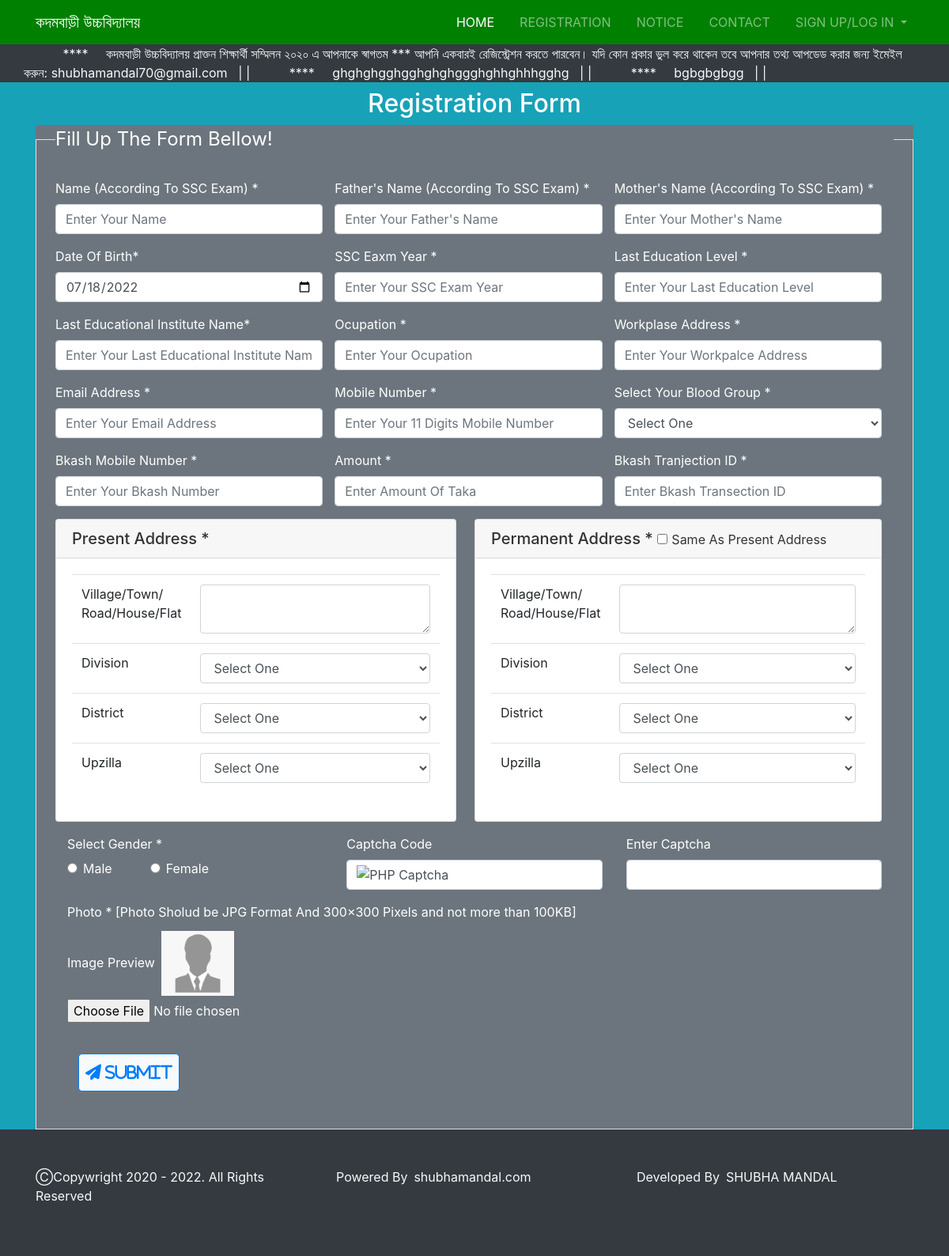
Page /src/insert.php on the committed database.
### tables this page shows
CREATE TABLE `news` (
  `id` int(11) NOT NULL,
  `title` varchar(50) NOT NULL,
  `news_description` varchar(500) NOT NULL,
  `date` datetime NOT NULL DEFAULT current_timestamp()
);

### src/insert.php (the view, shortened to what this page needs)
<?php
include("header.php");
?>
<section id="information" class="form bg-info">
  <div class="container ">
      <div class="row">
          <div class="col-md-12">
             <h2 class="mt-2 text-center text-white">Registration Form </h2>
              <form action="store.php" method="POST" onsubmit="return valid()" class="bg-secondary text-white" enctype="multipart/form-data">
                <fieldset class="border p-4">
                  <legend style="color:white ">
                    Fill Up The Form Bellow!
                  </legend>
                  <div class="form-group  m-o clearfix">
                    <div class="form-group col-md-4 float-left ml-0 pl-0">
                    <label for="name">Name <span class="text-white">(According To SSC Exam)</span> <span class="text-denger">*</span></label>
                    <input type="text" class="form-control"  name="name" id="name"  placeholder="Enter Your Name ">
                  </div>
                  <div class="form-group col-md-4 float-left ml-0 pl-0">
                    <label for="father_name">Father's Name <span class="text-white">(According To SSC Exam)</span> <span class="text-denger">*</span></label>
                    <input type="text" class="form-control"  name="father_name" id="father_name" placeholder="Enter Your Father's Name">
                    </div>
                    <div class="form-group col-md-4 float-left ml-0 pl-0">
                    <label for="mother_name">Mother's Name <span class="text-white">(According To SSC Exam)</span> <span class="text-denger">*</span></label>
                    <input type="text" class="form-control"  name="mother_name" id="mother_name" placeholder="Enter Your Mother's Name">
                    </div>
            </div>
            <div class="form-group  m-o clearfix">
              <div class="form-group col-md-4 float-left ml-0 pl-0">
                  <label for="dob">Date Of Birth<span class="text-denger">*</span></label>
                  <input type="date"  class="form-control"  name="dob" id="dob" value="<?php echo date('Y-m-d')?>">
              </div>
              <div class="form-group col-md-4 float-left ml-0 pl-0">
                  <label for="exam">SSC Eaxm Year <span class="text-denger">*</span></label>
                  <input type="text" class="form-control"  name="exam" id="exam" placeholder="Enter Your SSC Exam Year">
              </div>
              <div class="form-group col-md-4 float-left ml-0 pl-0">
                  <label for="last_edu">Last Education Level <span class="text-denger">*</span></label>
                  <input type="text" class="form-control"  name="last_edu" id="last_edu" placeholder="Enter Your Last Education Level">
              </div>
            </div>
            <div class="form-group  m-o clearfix">
              <div class="form-group col-md-4 float-left ml-0 pl-0">
                  <label for="last_edu_ins">Last Educational Institute Name<span class="text-denger">*</span></label>
                  <input type="text"  class="form-control"  name="last_edu_ins" id="last_edu_ins" placeholder="Enter Your Last Educational Institute Name">
              </div>
              <div class="form-group col-md-4 float-left ml-0 pl-0">
                  <label for="ocupation">Ocupation <span class="text-denger">*</span></label>
                  <input type="text" class="form-control"  name="occupation" id="occupation" placeholder="Enter Your Ocupation">
              </div>
              <div class="form-group col-md-4 float-left ml-0 pl-0">
                  <label for="workpalce">Workplase Address <span class="text-denger">*</span></label>
                  <input type="text" class="form-control"  name="workpalce" id="workpalce" placeholder="Enter Your Workpalce Address">
              </div>
            </div>
            <div class="form-group m-o clearfix">
              <div class="form-group col-md-4 float-left ml-0 pl-0 ">
                  <label for="email">Email Address <span class="text-denger">*</span></label>
                  <input type="email" class="form-control"  name="email" id="email" placeholder="Enter Your Email Address">
              </div>
              <div class="form-group col-md-4 float-left ml-0 pl-0 ">
                  <label for="mobile">Mobile Number <span class="text-denger">*</span></label>
                  <input type="number_format" class="form-control"  name="mobile" id="mobile" placeholder="Enter Your 11 Digits Mobile Number">
              </div>
              <div class="form-group col-md-4 float-left ml-0 pl-0 ">
                  <label for="blood">Select Your Blood Group <span class="text-denger">*</span></label>
                  <select id="blood" name="blood" class="form-control" >
                    <option value="" selected>Select One</option>
                  </select>
              </div>
            </div>
          <div class="form-group  m-o clearfix">
                <div class="form-group col-md-4 float-left ml-0 pl-0">
                    <label for="bkash">Bkash Mobile Number <span class="text-denger">*</span></label>
                    <input type="number_format" class="form-control"  name="bkash" id="bkash" placeholder="Enter Your Bkash Number ">
                </div>
                <div class="form-group col-md-4 float-left ml-0 pl-0">
                    <label for="taka">Amount <span class="text-denger">*</span></label>
                    <input type="number_format" class="form-control"  name="taka" id="taka" placeholder="Enter Amount Of Taka ">
                </div>
                <div class="form-group col-md-4 float-left ml-0 pl-0">
                    <label for="trxid">Bkash Tranjection ID <span class="text-denger">*</span></label>
                    <input type="text" class="form-control"  name="trxid" id="trxid" placeholder="Enter Bkash Transection ID">
                </div>
              </div>
<div class="form-group  ">
      <div class="form-group col-md-6 float-left ml-0 pl-0">
        <div class="present mr-2">
          <div class="card ">
            <h5 class="card-header">Present Address <span class="text-denger">*</span></h5>
            <div class="card-body">
              <table class="table">
                <tbody>
                  <tr>
                    <td>Village/Town/<br/>Road/House/Flat</td>
                    <td>
                      <textarea class="form-control" name="name" rows="2" cols="45"></textarea>
                    </td>
                  </tr>
                  <tr>
                    <td class="form-group">Division</td>
                    <td>
                      <?php
                      echo "<select class='form-control' id='division' name='division'>";
                        echo "<option value='selected'>Select One</option>";
                       ?>
                    </td>
                  </tr>
                  <tr>
                    <td class="form-group">District</td>
                    <td>
                      <?php
                      echo "<select class='form-control' id='district'>";
                        echo "<option value='selected'>Select One</option>";
                       ?>
                    </td>
                  </tr>
                  <tr>
                    <td>Upzilla</td>
                    <td>
                      <?php
                      echo "<select class='form-control' id='thana'>";
                        echo "<option value='selected'>Select One</option>";
                       ?>
                    </td>
                  </tr>
                </tbody>
              </table>
            </div>
          </div>
        </div>
      </div>
      <div class="form-group col-md-6 float-left mr-0 pl-0">
        <div class="permanent">
          <div class="card">
            <h5 class="card-header">
              Permanent Address <span class="text-denger">*</span>
              <input type="checkbox" name="copy" id="copy" aria-label="Checkbox for following text input" >
              <small>Same As Present Address</small>
            </h5>
            <div class="card-body">
              <table class="table">
                <tbody>
                  <tr>
                    <td>Village/Town/<br/>Road/House/Flat</td>
                    <td>
                      <textarea class="form-control" name="name" rows="2" cols="45"></textarea>
                    </td>
                  </tr>
                  <tr>
                    <td class="form-group">Division</td>
                    <td>
                      <?php
                      echo "<select class='form-control' id='pdivision'>";
                        echo "<option value='selected'>Select One</option>";
                       ?>
                    </td>
                  </tr>
                  <tr>
                    <td class="form-group">District</td>
                    <td>
                      <?php
                      echo "<select class='form-control' id='pdistrict'>";
                        echo "<option value='selected'>Select One</option>";
                       ?>
                    </td>
                  </tr>
                  <tr>
                    <td>Upzilla</td>
                    <td>
                      <?php
                      echo "<select class='form-control' id='pthana' name='pthanas'>";
                        echo "<option value='selected'>Select One</option>";
                       ?>
                    </td>
                  </tr>
                </tbody>
              </table>
            </div>
          </div>
        </div>
      </div>
    </div>
                <div class="form-group   clearfix">
                  <div class="col-md-4 float-left mt-3">
                    <div class="col-form-label  pt-0">Select Gender <span class="text-denger">*</span></div>
                    <div class="form-check float-left mr-4">
                      <input class="form-check-input" type="radio"  name="gender" id="male"  value="Male" >
                      <label class="form-check-label" for="male">Male</label>
                    </div>
                    <div class="form-check float-left ml-4">
                      <input class="form-check-input" type="radio"  name="gender" id="female" value="Female">
                      <label class="form-check-label" for="female">Female </label>
                    </div>
                  </div>
                  <div class="form-group col-4 float-left mt-3">
                    <label>Captcha Code</label>
                    <img src="capcha.php" class="form-control "  alt="PHP Captcha" id="capcha_code"  >
                  </div>
                  <div class="form-group col-4 float-left mt-3">
                    <label>Enter Captcha</label>
                    <input type="text" class="form-control" name="captcha" id="capcha">
                  </div>
              </div>
            <div class="form-group col-md-12">
                     <label for="image">Photo <span class="text-denger">*</span> <span style="color:white;">[Photo Sholud be JPG Format And 300<span>&times;</span>300 Pixels and not more than 100KB]</span></label><br>
                     <label for="imagepreview">Image Preview</label>
                     <img src="img/default_user.png" alt="Avatar"  id="preimge" width="100" height="100" class="p-1 avatar">
                     <br>
                 <input type="file"   name="image" id="image" onchange="loadfile(event)">
                 </div>
                <div class="btn ">
                    <div class="row">
                        <div class="col-lg-12 ">
                          <button type="submit" class="btn btn-outline-primary text-black btn-light btn-lg m-3 p-2"><i class="fa fa-paper-plane" aria-hidden="true"> Submit</i></button>
                        </div>
                    </div>
                </div>
              </fieldset>
              </form>
          </div>
        </div>
    </div>
</section>
<?php
include("footer.php");
 ?>
</body>
</html>

### src/header.php (shortened to what this page needs)
<?php
include("db.php");
$sql= "SELECT * FROM news ";
$result = mysqli_query($conn,$sql);
?>
<!DOCTYPE html>
<html lang="en">
<head>
  <link rel="stylesheet" href="css/uikit.min.css">
  <link rel="stylesheet" href="css/slick.css">
  <link rel="stylesheet" href="css/slick-theme.css">
  <link rel="stylesheet" href="css/font-awesome.min.css">
  <link rel="stylesheet" href="//cdn.datatables.net/1.10.20/css/jquery.dataTables.min.css">
  <link rel="stylesheet" href="css/dataTables.bootstrap4.min.css">
  <link rel="stylesheet" href="css/responsive.dataTables.min.css">
  <link rel="stylesheet" href="css/bootstrap.css">
  <link rel="stylesheet" href="css/style.css">
  <link rel="stylesheet" href="scss/style.scss">
</head>
<body>
   <section id="showcase" class="bg-success">
        <nav class="navbar navbar-dark  navbar-expand-md" uk-sticky="top: 5; animation: uk-animation-slide-top; bottom: #sticky-on-scroll-up">
  <div class="container ">
    <a href="index.php" class="navbar-brand ">কদমবাড়ী উচ্চবিদ্যালয় </a>
    <div id="navbarNav" class="collapse navbar-collapse ">
      <ul class="navbar-nav ml-auto">
        <li class="nav-item active">
          <a class="nav-link" href="index.php">home</a>
        </li>
        <li class="nav-item">
          <a class="nav-link" href="insert.php">registration</a>
        </li>
        <li class="nav-item">
          <a class="nav-link" href="support.php">notice</a>
        </li>
        <li class="nav-item">
          <a class="nav-link" href="contact.php">contact </a>
        </li>
        <li class="nav-item dropdown">
          <a class="nav-link dropdown-toggle" href="#" id="navbarDropdownMenuLink" role="button" data-toggle="dropdown" aria-haspopup="true" aria-expanded="false">
        sign up/log in
        </a>
        </li>
      </ul>
    </div>
  </div>
</nav>
   </section>
<section class="news bg-dark">
        <div class="container">
        <div class="row">
          <marquee class="text-light" direction="left" onmouseover="this.stop();" onmouseout="this.start();">
            <?php
            if(mysqli_num_rows($result) >0){
              while($row = mysqli_fetch_assoc($result)) {
                echo "&nbsp;&nbsp;&nbsp;&nbsp;&nbsp;&nbsp;&nbsp;&nbsp;&nbsp;&nbsp; **** &nbsp;&nbsp;&nbsp;&nbsp;", $row["news_description"],"&nbsp;&nbsp;&nbsp;|&nbsp;|";
              }
            }
            ?>
            </marquee>
            </div>
        </div>
</section>

### src/css/style.css (style rules this page uses)
.navbar { background: #008000; }
.navbar .nav-item { padding-left: 1em; }
.navbar .nav-item .nav-link { text-transform: uppercase; }
.form-group { margin-bottom: 0; }

### rows in the picture
news: news_description "কদমবাড়ী উচ্চবিদ্যালয় প্রাক্তন শিক্ষার্থী সম্মিলন ২০২০ এ আপনাকে স্বাগতম *** আপনি একবারই রেজিস্ট্রেশন করতে পারবেন। যদি কোন প্রকার ভুল করে থাকেন তবে আপনার তথ্য আপডেড করার জন্য ইমেইল করুন: shubhamandal70@gmail.com"
news: news_description "ghghghgghgghghghggghghhghhhgghg"
news: news_description "bgbgbgbgg"
